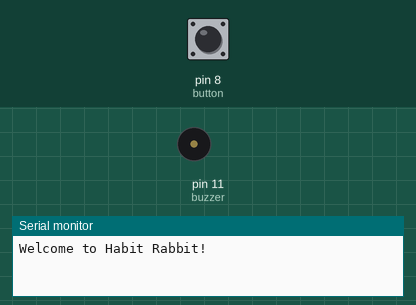
Recording of a sketch running on a simulated Arduino Uno, built with avr-gcc and run on an emulated ATmega328P. Parts: buzzer (waves = sounding), the last lines printed to the serial monitor. The inputs (shaded band) are chosen by the test bench; at power-on: pin 8 (button) HIGH.

Above: at 1.2 s.
1.3 s: pin 8 (button) pulled LOW for 0.15 s
At 1.6 s:
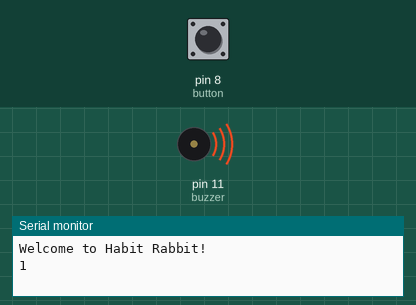
3.3 s: pin 8 (button) pulled LOW for 1 s
At 5.0 s:
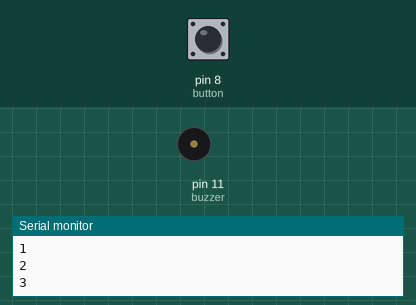
5.8 s: pin 8 (button) pulled LOW for 0.15 s
At 6.2 s:
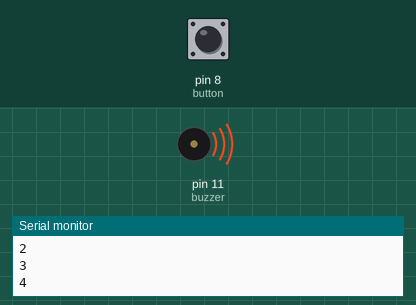
Timing chart, 0 to 8.8 s (numbered marks = the images above; inputs shaded):
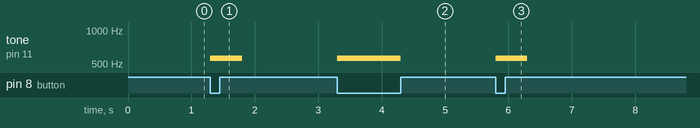

The sketch:

arduino_2.0.ino
```cpp
int ButtonValue;
int buzzer  = 11;
int button = 8;
int buttonPressCount;

void setup() {
  Serial.begin(9600);
  Serial.println("Welcome to Habit Rabbit!");
  pinMode(button, INPUT_PULLUP);
  pinMode(buzzer, OUTPUT);

}

void loop() {
  ButtonValue = digitalRead(button);
  if (ButtonValue == LOW) {  // Button is pressed
    buttonPressCount+=1;
    Serial.println(buttonPressCount);
    tone(buzzer, 564);
    digitalWrite(buzzer, HIGH);  // Play
    delay(500);
  } else {
    noTone(buzzer);
    digitalWrite(buzzer, LOW);  // Stop the buzzer when button is released
  }
}
```

Measured:
- after the input at 1.3 s, tone on pin 11 (buzzer): silent → 564 Hz at once, → silent 0.50 s later
- after the input at 3.3 s, tone on pin 11 (buzzer): silent → 564 Hz at once, → silent 1.0 s later
- after the input at 5.8 s, tone on pin 11 (buzzer): silent → 564 Hz at once, → silent 0.50 s later
